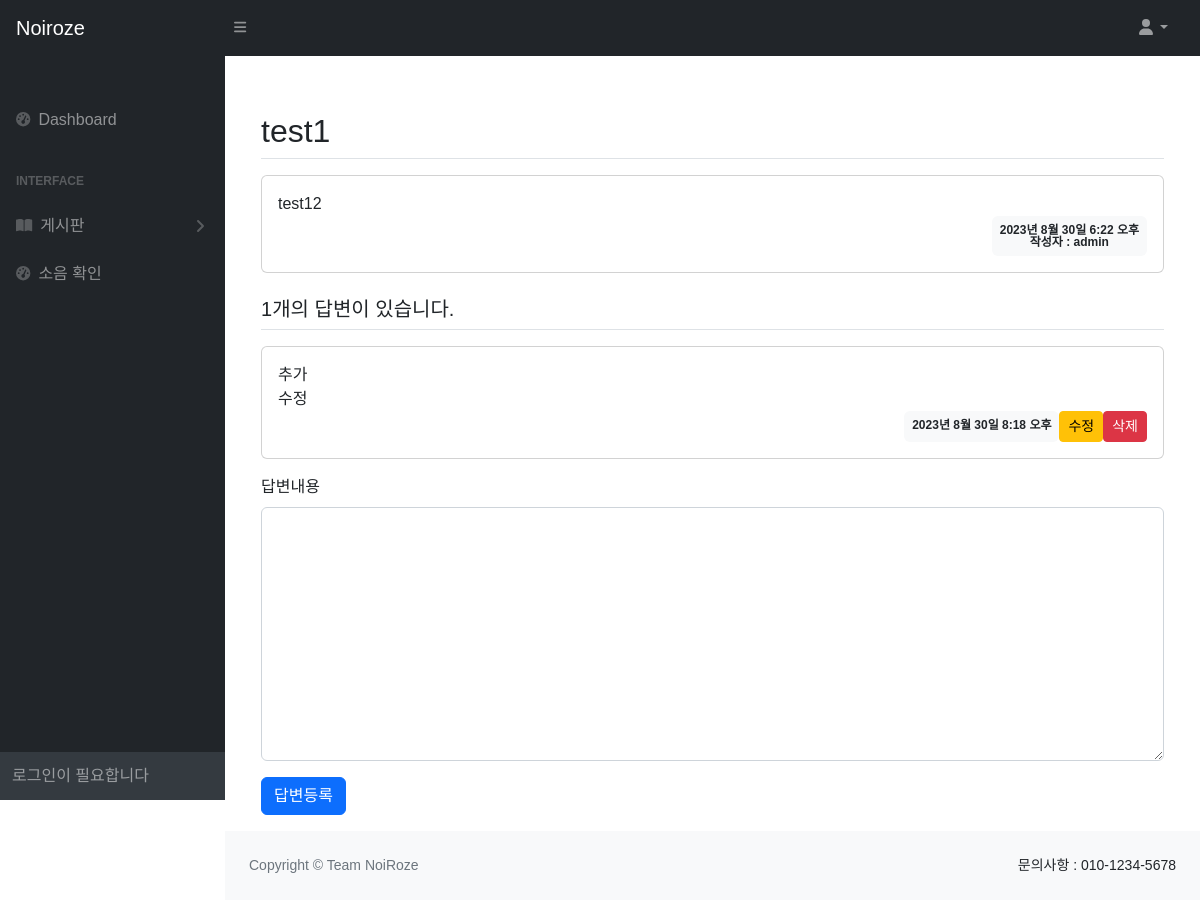
Screenshot of /board/complain_board_detail/1/ with the database file from the repository.
### board/models.py (models this page shows, shortened)
class ComplainBoard_Web(models.Model):                            # 민원접수 게시판 모델
    title = models.CharField('민원 제목', max_length=200)
    content = models.TextField('민원 내용')
    author = models.ForeignKey(CustomUser, on_delete=models.CASCADE)
    created_date = models.DateTimeField('작성 일시', default=timezone.now)
    modify_date = models.DateTimeField('수정 일시', null=True, blank=True)

class Answer_web(models.Model):
    author = models.ForeignKey(CustomUser, on_delete=models.CASCADE)
    question = models.ForeignKey(ComplainBoard_Web, on_delete=models.CASCADE)
    content = models.TextField()
    create_date = models.DateTimeField()
    modify_date = models.DateTimeField('수정 일시', null=True, blank=True)

### common/models.py (models this page shows)
class CustomUser(AbstractBaseUser, PermissionsMixin) :
    userid = models.CharField(max_length = 15, unique=True)
    email = models.EmailField(blank=False, unique=True, default='')
    name = models.CharField(max_length=15)         # 세대주 이름           ## 필수!!! 아파트명, 세대주, 동, 호수
    apartment = models.CharField(max_length = 40, default='아파트명')          # 아파트이름 -> 관리자가 설정
    DONG_CHOICES = (
        ('101', '101동'),
        ('102', '102동'),
        ('103', '103동'),
        ('104', '104동'),
        ('105', '105동'),
    )
    dong = models.CharField(max_length=5, choices=DONG_CHOICES, default='101')
    HO_CHOICES = (
        ('101', '101호'),
        ('102', '102호'),
        ('201', '201호'),
        ('202', '202호'),
        ('301', '301호'),
        ('302', '302호'),
        ('401', '401호'),
        ('402', '402호'),
        ('501', '501호'),
        ('502', '502호'),
        ('601', '601호'),
        ('602', '602호'),
        ('701', '701호'),
        ('702', '702호'),
        ('801', '801호'),
        ('802', '802호'),
        ('901', '901호'),
        ('902', '902호'),
        ('1001', '1001호'),
        ('1002', '1002호'),
    )
    ho = models.CharField(blank=False, choices=HO_CHOICES, max_length=4, default='101')             # 커스텀 유저 모델에 사용할 필드들. userid 와 email 은 필수사항.
    is_active = models.BooleanField(default=True)
    is_superuser = models.BooleanField(default=False)
    is_staff = models.BooleanField(default=False)
    date_joined = models.DateTimeField(default=timezone.now)
    last_login = models.DateTimeField(blank=True, null=True)
    objects = CustomUserManager()
    USERNAME_FIELD = 'userid'                         # 장고에서 기본적으로 username -> 아이디 로 인식하는 것을 커스텀유저에서 만든 userid 로 바꿔줌
    REQUIRED_FIELDS = ['email', 'name', 'apartment', 'dong', 'ho']
    class Meta :
        ordering = ['-date_joined']
        verbose_name = 'User'
        verbose_name_plural = 'Users'

### board/views.py (the view)
# urls.py: path('complain_board_detail/<int:pk>/', views.complain_board_detail, name='complain_board_detail'), # 게시글 제목 클릭시 이동되는 템플릿
def complain_board_detail(request, pk):
    board = get_object_or_404(ComplainBoard_Web, pk=pk)
    return render(request, 'board/complain_board/complain_board_detail.html', {'board': board})

### templates/board/complain_board/complain_board_detail.html (shortened to what this page needs)
{% extends 'base.html' %}
{% block content %}
<div id="layoutSidenav_content">
    <main>
        <div class="container-fluid px-4">
            <div class="container mt-5">
                <h2 class="border-bottom py-2">{{ board.title }}</h2>
                <div class="card my-3">
                    <div class="card-body">
                        <div class="card-text" style="white-space: pre-line;">{{ board.content }}</div>
                        <div class="d-flex justify-content-end">
                            <div class="badge bg-light text-dark p-2">
                                {{ board.created_date }}
                            <br>
                                작성자 : {{ board.author }}
                            </div>
                        </div>
                    </div>
                </div>
                <h5 class="border-bottom my-3 py-2">{{board.answer_web_set.count}}개의 답변이 있습니다.</h5>
                {% for answer in board.answer_web_set.all %}
                <div class="card my-3">
                    <div class="card-body">
                        <div class="card-text" style="white-space: pre-line;">{{ answer.content }}</div>
                        <div class="d-flex justify-content-end">
                            <div class="badge bg-light text-dark p-2">
                                {{ answer.create_date }}
                            </div>
                            <a href="{% url 'board:answer_update' answer.id %}" class="btn btn-sm btn-warning ml-2">수정</a>
                            <form action="{% url 'board:answer_delete' board.id answer.id %}" method="post" class="d-inline">
                                <button type="submit" class="btn btn-sm btn-danger ml-2">삭제</button>
                            </form>
                        </div>
                    </div>
                </div>
                {% endfor %}
                <form action="{% url 'board:answer_create' board.id %}" method="post" class="my-3">
                    <div class="mb-3">
                        <label for="content" class="form-label">답변내용</label>
                        <textarea name="content" id="content" class="form-control" rows="10"></textarea>
                    </div>
                    <input type="submit" value="답변등록" class="btn btn-primary">
                </form>
            </div>
        </div>
    </main>
    <footer class="py-4 bg-light mt-auto">
        <div class="container-fluid px-4">
            <div class="d-flex align-items-center justify-content-between small">
                <div class="text-muted">Copyright &copy; Team NoiRoze</div>
                <div>
                    <a>문의사항 : </a>
                    <a>010-1234-5678</a>
                </div>
            </div>
        </div>
    </footer>
</div>
{% endblock %}

### static/style.css (style rules this page uses)
* { font-family: 'Noto Sans KR', sans-serif; }

### rows the page displays
ComplainBoard_Web: title "test1", content "test12", created_date "2023년 8월 30일 6:22 오후", author "admin", answer_web_set.count "1"
Answer_web: content "추가 수정", create_date "2023년 8월 30일 8:18 오후"
